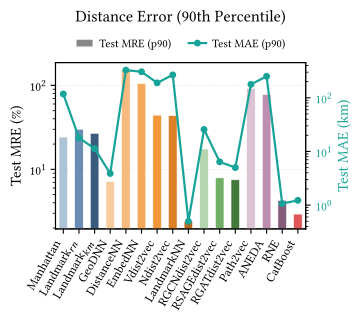

This figure's Python source:
"""Square single-panel plot: x-axis = model, bars = P90 test MRE, line = P90 test MAE.

Usage:
    python fig1b_distance_error.py
    open fig1b_distance_error.pdf
"""
import sys
import os

import matplotlib
matplotlib.use('Agg')
import matplotlib.pyplot as plt
import matplotlib.ticker as ticker
import numpy as np
from matplotlib.lines import Line2D
from matplotlib.patches import Patch

sys.path.insert(0, os.path.dirname(os.path.abspath(__file__)))
sys.path.insert(0, os.path.dirname(os.path.dirname(os.path.abspath(__file__))))  # '..' -> v7_camera_expts/

from plot_config import (
    METHOD_GROUP_COLORS,
    FS_AXIS,
    FS_TICK,
    FS_LEG,
    FIGURES_DIR,
    plot_label,
    MODEL_GROUP_OF,
    group_shades,
    vertical_group_spans,
    training_mean_std,
    tex_safe,
)

# ── Tunable display flags ───────────────────────────────────────────────────
FONT_SCALE         = 1.0    # knob: local multiplier on plot_config's base font sizes
FS_AXIS, FS_TICK, FS_LEG = (f * FONT_SCALE for f in (FS_AXIS, FS_TICK, FS_LEG))
LOG_SCALE          = True   # knob: log-scale both y-axes (else linear)
SHOW_ERROR_BARS     = False  # knob: draw std-across-datasets error bars
SHOW_GROUP_SHADING  = False  # knob: pastel axvspan bands behind bars (redundant with bar color, off by default)

C_MAE = '#17A398'   # teal line -- distinct hue from all five METHOD_GROUP_COLORS (blue/orange/green/purple/red)

# Models to plot
MODEL_ORDER = [
    'Manhattan', 'Landmark_random_subset', 'Landmark_kmeans_subset',           # Baselines
    'GeoDNN', 'DistanceNN_sub', 'EmbeddingNN_mean', 'Vdist2vec', 'Ndist2vec', 'CatBoostNN',  # NNs
    'GCN', 'SAGE', 'GAT',                                                      # GNNs
    'Path2vec', 'ANEDA', 'RNE',                                                # Functional
    'CatBoost',                                                                # Tree
]
MODEL_LABELS = [plot_label(m) for m in MODEL_ORDER]

# Per-model bar color: same group hue family as the background shading, but
# each model within a group gets a distinct shade.
_groups_in_order = {}
for mk in MODEL_ORDER:
    _groups_in_order.setdefault(MODEL_GROUP_OF[mk], []).append(mk)

MODEL_COLOR = {}
for g, ms in _groups_in_order.items():
    for mk, c in zip(ms, group_shades(METHOD_GROUP_COLORS[g], len(ms))):
        MODEL_COLOR[mk] = c


mre_mean, mre_std, mae_mean, mae_std = [], [], [], []
for m in MODEL_ORDER:
    mm, ms = training_mean_std(m, lambda d: d.get('test_mre_percentiles', {}).get('p90'))
    mre_mean.append(mm); mre_std.append(ms)
    am, as_ = training_mean_std(m, lambda d: d.get('test_mae_percentiles', {}).get('p90'))
    mae_mean.append(am); mae_std.append(as_)

mre_mean = np.array(mre_mean); mre_std = np.array(mre_std)
mae_mean = np.array(mae_mean); mae_std = np.array(mae_std)

x = np.arange(len(MODEL_ORDER))
BAR_W = 0.55

FIG_W, FIG_H = 3.5, 3.1  # square, matches fig3b_storage.py

group_spans = vertical_group_spans(MODEL_ORDER)


def draw(fig, gs):
    """Draw the P90-MRE-bars / P90-MAE-line panel into a gridspec cell. Returns (ax_mre, ax_mae)."""
    ax1 = fig.add_subplot(gs)
    ax2 = ax1.twinx()
    # ax2 (line) must render on top of ax1 (bars)
    ax2.set_zorder(ax1.get_zorder() + 1)
    ax2.patch.set_visible(False)

    if SHOW_GROUP_SHADING:
        for gname, x0, x1 in group_spans:
            ax1.axvspan(x0, x1, color=METHOD_GROUP_COLORS[gname], alpha=0.07, zorder=0, linewidth=0)

    mask = ~np.isnan(mre_mean)
    bar_colors = [MODEL_COLOR[m] for m in np.array(MODEL_ORDER)[mask]]
    b1 = ax1.bar(x[mask], mre_mean[mask], BAR_W,
                 yerr=mre_std[mask] if SHOW_ERROR_BARS else None,
                 color=bar_colors, edgecolor='white', linewidth=0.4, capsize=2.5,
                 error_kw=dict(elinewidth=0.8, ecolor='#222222'),
                 zorder=3, label='Test MRE (p90)')

    mask2 = ~np.isnan(mae_mean)
    l1, = ax2.plot(x[mask2], mae_mean[mask2], color=C_MAE, marker='o', ms=4,
                    lw=1.6, zorder=4, label='Test MAE (p90)')
    if SHOW_ERROR_BARS:
        ax2.errorbar(x[mask2], mae_mean[mask2], yerr=mae_std[mask2], fmt='none',
                      ecolor=C_MAE, elinewidth=0.8, capsize=2.5, zorder=4)

    if LOG_SCALE:
        ax1.set_yscale('log')
        ax2.set_yscale('log')

    ax1.set_ylabel(tex_safe('Test MRE (%)'), fontsize=FS_AXIS)
    ax2.set_ylabel('Test MAE (km)', fontsize=FS_AXIS, color=C_MAE)
    ax1.tick_params(axis='y', labelsize=FS_TICK)
    ax2.tick_params(axis='y', labelcolor=C_MAE, labelsize=FS_TICK)
    # data stays in meters; ticks display km in power-of-10 form (10^0, 10^1, ...)
    ax2.yaxis.set_major_formatter(ticker.FuncFormatter(lambda v, _: ticker.LogFormatterSciNotation()(v / 1000)))

    ax1.set_xlim(-0.5, len(MODEL_ORDER) - 0.5)
    ax1.set_xticks(x)
    ax1.set_xticklabels(MODEL_LABELS, rotation=60, ha='right', fontsize=FS_TICK)

    ax1.grid(axis='y', which='major', linestyle=':', linewidth=0.5, alpha=0.5, zorder=0)
    ax1.set_axisbelow(True)

    return ax1, ax2


LEGEND_HANDLES = [
    Patch(facecolor='#888888', edgecolor='white', label='Test MRE (p90)'),
    Line2D([0], [0], color=C_MAE, marker='o', ms=4, lw=1.6, label='Test MAE (p90)'),
]


if __name__ == '__main__':
    fig = plt.figure(figsize=(FIG_W, FIG_H))
    gs = fig.add_gridspec(1, 1)
    draw(fig, gs[0, 0])

    fig.tight_layout(pad=0.3)
    fig.subplots_adjust(top=0.82)  # headroom for suptitle + outside-top legend

    fig.suptitle('Distance Error (90th Percentile)', fontsize=FS_AXIS + 1, y=0.99)

    fig.legend(handles=LEGEND_HANDLES, fontsize=FS_LEG, loc='upper center',
               bbox_to_anchor=(0.5, 0.93), ncol=len(LEGEND_HANDLES),
               frameon=False, handlelength=1.5, labelspacing=0.3,
               borderpad=0.4, handletextpad=0.5, columnspacing=1.5)

    OUT = FIGURES_DIR / 'fig1b_distance_error.pdf'
    fig.savefig(OUT, bbox_inches='tight', dpi=300)
    print(f'Saved {OUT}')
